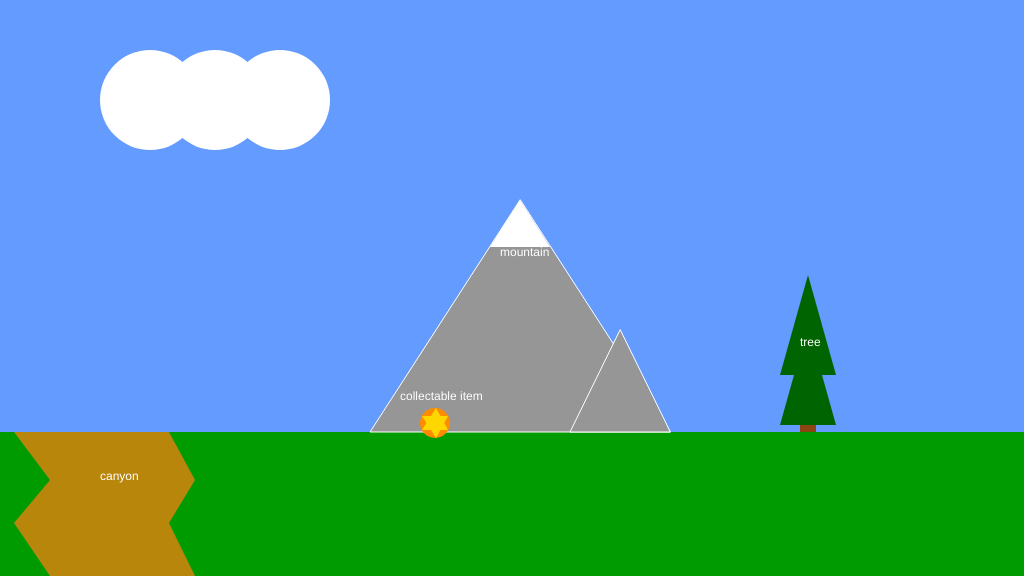
Frame 1 (no input)
Frame 60 (no input): identical to frame 1, image omitted
Frame 120 (the mouse pressed at the canvas centre since frame 60): identical to frame 1, image omitted

The p5.js sketch that drew this single still picture (run headless with seeded random() and noise() and a simulated clock; from frame 60 on, the mouse is pressed at the canvas centre):

// p5.js sketch
// ── sketch.js
/*

The Game Project

1 - Background Scenery

Use p5 drawing functions such as rect, ellipse, line, triangle and
point to draw the scenery as set out in the code comments. The items
should appear next to the text titles.

Each bit of scenery is worth two marks:

0 marks = not a reasonable attempt
1 mark = attempted but it's messy or lacks detail
2 marks = you've used several shape functions to create the scenery

I've given titles and chosen some base colours, but feel free to
imaginatively modify these and interpret the scenery titles loosely to
match your game theme.


WARNING: Do not get too carried away. If you're shape takes more than 5 lines
of code to draw then you've probably over done it.


*/

function setup()
{
	createCanvas(1024, 576);
}

function draw()
{
	background(100, 155, 255); //fill the sky blue

	noStroke();
	fill(0,155,0);
	rect(0, 432, 1024, 144); //draw some green ground

	//1. a cloud in the sky
	
	noStroke();
	fill(255);
    ellipse(215,100,100);
    ellipse(150,100,100);
    ellipse(280,100,100);//... add your code here

	text("cloud", 200, 100);

	//2. a mountain in the distance
	
	stroke(255,255,255);
    fill(150,150,150);
    triangle(520,200,370,432,670,432);
    triangle(620,330,570,432,670,432);//... add your code here
    fill(255)
    noStroke();
    triangle(520,200,490,247,550,247);
	text("mountain", 500, 256);

	//3. a tree
	
    noStroke();
    fill(139,69,19);
    rect(800,425,16,7);
    fill(0,100,0);
    triangle(808,325,780,425,836,425);
    triangle(808,275,780,375,836,375);//... add your code here
	fill(255);
	text("tree", 800, 346);

	//4. a canyon
	//NB. the canyon should go from ground-level to the bottom of the screen

	fill(184,134,11);
    beginShape();
    vertex(54-40,432);
    vertex(90-40,480);
    vertex(54-40,523);
    vertex(90-40,576);
    vertex(155+40,576);
    vertex(129+40,523);
    vertex(155+40,480);
    vertex(129+40,432);
    endShape(); //... add your code here

	noStroke();
	fill(255);
	text("canyon", 100, 480);

	//5. a collectable token - eg. a jewel, fruit, coins
	noStroke();
    fill(255,140,0);
    ellipse(435,423,30);
    fill(255,215,0);
    triangle(436,408,422,430,448,430);
    triangle(436,419+22-3,422,430-11-3,448,430-11-3);//... add your code here
    
	noStroke();
	fill(255);
	text("collectable item", 400, 400);
}
